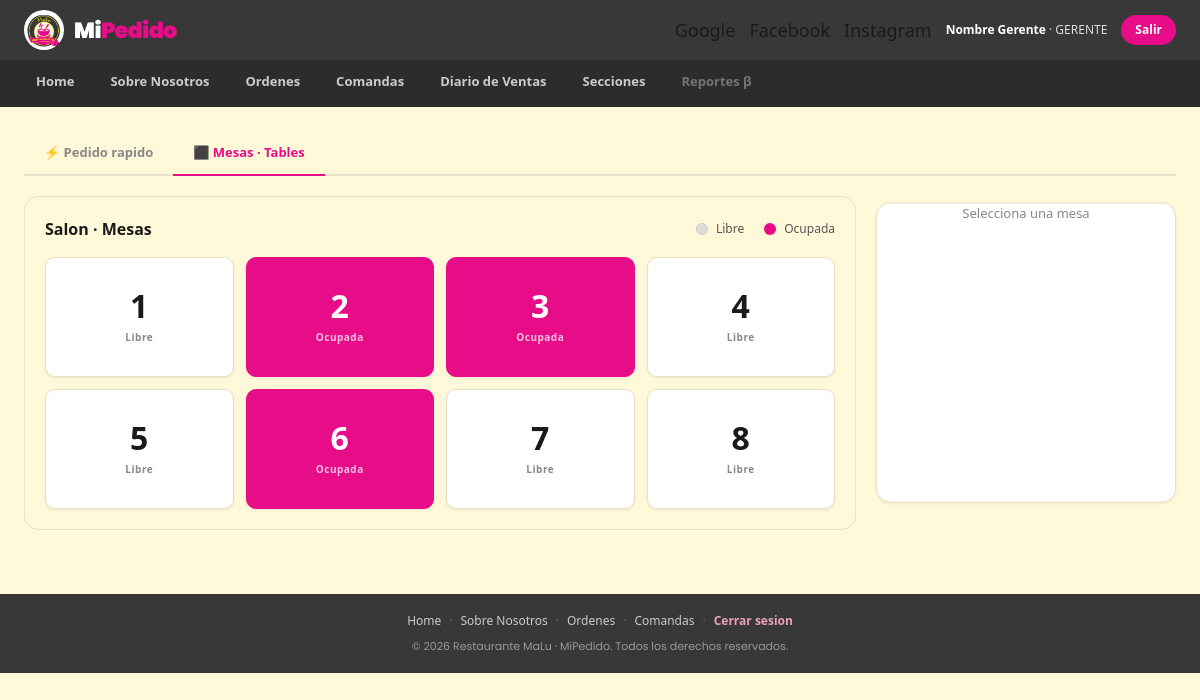
Screenshot of /php/pages/orders.php?vista=mesas (signed in) with the database file from the repository.
### tables this page shows
CREATE TABLE mesas (
  id_mesa    INT AUTO_INCREMENT PRIMARY KEY,
  numero     INT NOT NULL,
  capacidad  INT NOT NULL DEFAULT 4,
  estado     ENUM('libre','ocupada') NOT NULL DEFAULT 'libre'
);

### php/pages/orders.php (the view, shortened to what this page needs)
<?php
$idSeccion      = $_SESSION['idSeccion'] ?? 1;
$carritoRapido = $_SESSION['carritoRapido'] ?? [];
$vista     = $_GET['vista'] ?? 'rapido';
$catFiltro = $_GET['cat'] ?? null;
$q         = $_GET['q'] ?? null;
?>
<!DOCTYPE html>
<html lang="es">
<head>
    <link rel="stylesheet" href="<?= CSS_URL ?>main.css">
    <link rel="stylesheet" href="<?= CSS_URL ?>layout.css">
    <link rel="stylesheet" href="<?= CSS_URL ?>orders.css">
</head>
<body>
<?php require __DIR__ . '/../includes/header.php'; ?>
<main class="main-content" style="min-height:auto">
    <div class="view-tabs">
        <a class="view-tab <?= ($vista === 'rapido') ? 'active' : '' ?>" href="orders.php?vista=rapido">⚡ Pedido rapido</a>
        <a class="view-tab <?= ($vista === 'mesas') ? 'active' : '' ?>" href="orders.php?vista=mesas">⬛ Mesas · Tables</a>
    </div>
    <?php if ($vista === 'rapido'): ?>
    <?php
        $pdoL = getConnection();
        $psL = $pdoL->prepare(
            "SELECT id_pedido, origen, id_mesa, comensal, total, fecha_hora FROM pedidos
             WHERE estado='listo' AND cobrado=0 AND id_seccion=? ORDER BY fecha_hora"
        );
        $psL->execute([$idSeccion]);
        $listos = $psL->fetchAll();
    ?>
    <div class="card" style="margin-bottom:16px">
        <div class="page-subtitle" style="margin-bottom:8px;font-weight:700">🔔 Listos en cocina · esperando cobro</div>
        <div style="display:flex;flex-wrap:wrap;gap:10px">
        <?php if (empty($listos)): ?>
            <span class="text-muted text-xs">No hay pedidos listos pendientes de cobro.</span>
        <?php else: foreach ($listos as $rl):
            $origenLbl = ($rl['origen'] === 'mesa') ? ('Mesa ' . $rl['id_mesa'] . ' · ' . $rl['comensal']) : 'Pedido rapido';
        ?>
            <form method="post" action="orders.php" style="display:flex;align-items:center;gap:8px;background:var(--content-bg);border:1px solid var(--card-border);border-radius:8px;padding:8px 12px">
                <input type="hidden" name="accion" value="cobrarListo">
                <input type="hidden" name="vista" value="rapido">
                <input type="hidden" name="idPedido" value="<?= (int) $rl['id_pedido'] ?>">
                <span style="font-size:12px;font-weight:700">#<?= (int) $rl['id_pedido'] ?> · <?= htmlspecialchars($origenLbl) ?> · $<?= number_format($rl['total'], 2) ?></span>
                <select name="metodoPago" style="font-size:11px;padding:4px;border-radius:4px">
                    <option value="efectivo">Efectivo</option>
                    <option value="yappy">Yappy</option>
                    <option value="tarjeta">Tarjeta</option>
                </select>
                <button type="submit" class="btn-primary" style="font-size:11px;padding:6px 10px">Cobrar</button>
            </form>
        <?php endforeach; endif; ?>
        </div>
    </div>
    <div class="orders-layout">
        <section class="products-panel">
            <div class="orders-toprow">
                <form method="get" action="orders.php" class="search-bar" style="flex:1">
                    <input type="hidden" name="vista" value="rapido">
                    <span class="search-icon">🔍</span>
                    <input type="text" name="q" value="<?= htmlspecialchars($q ?? '') ?>" placeholder="Buscar producto...">
                </form>
                <span class="section-badge">Seccion: <?= htmlspecialchars($_SESSION['seccionNombre'] ?? '') ?></span>
            </div>
            <div class="bestsellers-row">
                <div class="row-label">Mas vendidos · <span style="font-weight:400;text-transform:none">tap para agregar</span></div>
                <div class="bestsellers-chips">
                <?php
                    $rsB = $pdoL->query("SELECT id_producto, nombre, precio FROM productos WHERE mas_vendido=1 AND activo=1");
                    foreach ($rsB->fetchAll() as $rb):
                ?>
                    <form method="post" action="orders.php" style="display:inline">
                        <input type="hidden" name="accion" value="addRapido">
                        <input type="hidden" name="vista" value="rapido">
                        <input type="hidden" name="idProducto" value="<?= (int) $rb['id_producto'] ?>">
                        <button type="submit" class="bestseller-chip" style="border:1px solid var(--card-border)">
                            <span><?= htmlspecialchars($rb['nombre']) ?></span>
                            <span class="chip-price">$<?= number_format($rb['precio'], 2) ?></span>
                        </button>
                    </form>
                <?php endforeach; ?>
                </div>
            </div>
            <div class="cat-tabs">
                <a class="cat-tab <?= ($catFiltro === null) ? 'active' : '' ?>" href="orders.php?vista=rapido">Todas</a>
                <?php
                    $psC = $pdoL->prepare("SELECT id_categoria, nombre FROM categorias ORDER BY (id_seccion = ?) DESC, id_categoria");
                    $psC->execute([$idSeccion]);
                    foreach ($psC->fetchAll() as $rc):
                        $activeCls = ((string) $rc['id_categoria'] === (string) $catFiltro) ? 'active' : '';
                ?>
                    <a class="cat-tab <?= $activeCls ?>" href="orders.php?vista=rapido&cat=<?= (int) $rc['id_categoria'] ?>"><?= htmlspecialchars($rc['nombre']) ?></a>
                <?php endforeach; ?>
            </div>
            <div class="product-grid">
                <?php
                    $sql = "SELECT p.id_producto, p.nombre, p.precio, p.emoji, sc.nombre AS subcat
                            FROM productos p
                            JOIN subcategorias sc ON p.id_subcategoria = sc.id_subcategoria
                            JOIN categorias c ON sc.id_categoria = c.id_categoria
                            WHERE p.activo = 1 ";
                    $params = [];
                    if ($catFiltro !== null && $catFiltro !== '') { $sql .= 'AND c.id_categoria = ? '; $params[] = (int) $catFiltro; }
                    if ($q !== null && trim($q) !== '')          { $sql .= 'AND p.nombre LIKE ? '; $params[] = '%' . trim($q) . '%'; }
                    $sql .= 'ORDER BY p.nombre';
                    $psP = $pdoL->prepare($sql);
                    $psP->execute($params);
                    $productos = $psP->fetchAll();
                    if (empty($productos)):
                ?>
                        <div style="grid-column:1/-1;color:var(--text-muted);padding:24px;text-align:center">Sin resultados</div>
                <?php else: foreach ($productos as $rp2): ?>
                    <form method="post" action="orders.php" style="display:contents">
                        <input type="hidden" name="accion" value="addRapido">
                        <input type="hidden" name="vista" value="rapido">
                        <input type="hidden" name="idProducto" value="<?= (int) $rp2['id_producto'] ?>">
                        <button type="submit" class="product-card" style="border:none;text-align:left;cursor:pointer">
                            <div class="product-img"><span style="font-size:32px"><?= $rp2['emoji'] ?></span></div>
                            <div class="product-body">
                                <div class="product-name"><?= htmlspecialchars($rp2['nombre']) ?></div>
                                <div class="product-price">$<?= number_format($rp2['precio'], 2) ?></div>
                                <div class="product-cat-badge"><?= htmlspecialchars($rp2['subcat']) ?></div>
                            </div>
                        </button>
                    </form>
                <?php endforeach; endif; ?>
            </div>
        </section>
        <aside class="ticket-panel">
            <div class="ticket-header">
                <div>
                    <div class="ticket-title">Comanda · Ticket</div>
                    <div class="ticket-num">Pedido rapido</div>
                </div>
                <form method="post" action="orders.php">
                    <input type="hidden" name="accion" value="clearRapido">
                    <input type="hidden" name="vista" value="rapido">
                    <button type="submit" class="btn-ghost" style="font-size:11px">Limpiar</button>
                </form>
            </div>
            <div class="ticket-items">
            <?php
                $totalRapido = 0;
                if (empty($carritoRapido)):
            ?>
                <div class="ticket-empty"><span>Sin productos</span><span class="text-muted text-xs">Toca un producto para agregar</span></div>
            <?php
                else:
                    $psT = $pdoL->prepare('SELECT nombre, precio FROM productos WHERE id_producto = ?');
                    foreach ($carritoRapido as $idProd => $cant):
                        $psT->execute([$idProd]);
                        $rt = $psT->fetch();
                        if ($rt):
                            $subtotal = $rt['precio'] * $cant;
                            $totalRapido += $subtotal;
            ?>
                <div class="ticket-item">
                    <div class="qty-control">
                        <form method="post" action="orders.php">
                            <input type="hidden" name="accion" value="qtyRapido">
                            <input type="hidden" name="vista" value="rapido">
                            <input type="hidden" name="idProducto" value="<?= (int) $idProd ?>">
                            <input type="hidden" name="delta" value="-1">
                            <button type="submit" class="qty-btn">−</button>
                        </form>
                        <span class="qty-val"><?= (int) $cant ?></span>
                        <form method="post" action="orders.php">
                            <input type="hidden" name="accion" value="qtyRapido">
                            <input type="hidden" name="vista" value="rapido">
                            <input type="hidden" name="idProducto" value="<?= (int) $idProd ?>">
                            <input type="hidden" name="delta" value="1">
                            <button type="submit" class="qty-btn">+</button>
                        </form>
                    </div>
                    <div class="ticket-item-info">
                        <div class="ticket-item-name"><?= htmlspecialchars($rt['nombre']) ?></div>
                        <div class="ticket-item-price">$<?= number_format($subtotal, 2) ?></div>
                    </div>
                </div>
            <?php
                        endif;
                    endforeach;
                endif;
            ?>
            </div>
            <form method="post" action="orders.php">
            <div class="ticket-note">
                <textarea name="nota" placeholder="Nota: termino medio, sin sal..." rows="2"></textarea>
            </div>
            <div class="ticket-total">
                <span>Total</span>
                <span class="total-amount">$<?= number_format($totalRapido, 2) ?></span>
            </div>
            <div class="payment-row">
                <span class="pay-label">Metodo de pago (solo para Cobrar)</span>
                <div class="pay-options">
                    <label class="pay-opt"><input type="radio" name="metodoPago" value="efectivo" checked><span>Efectivo</span></label>
                    <label class="pay-opt"><input type="radio" name="metodoPago" value="yappy"><span>Yappy</span></label>
                    <label class="pay-opt"><input type="radio" name="metodoPago" value="tarjeta"><span>Tarjeta</span></label>
                </div>
            </div>
            <input type="hidden" name="vista" value="rapido">
            <div class="ticket-actions">
                <button type="submit" name="accion" value="enviarRapido" class="btn-kitchen">Enviar a cocina</button>
                <button type="submit" name="accion" value="cobrarRapido" class="btn-charge">Cobrar · Charge</button>
            </div>
            </form>
        </aside>
    </div>
    <?php else: ?>
    <?php
        $mesaSel     = isset($_GET['mesaId']) ? (int) $_GET['mesaId'] : -1;
        $pdoM = getConnection();
    ?>
    <?php if ($mesaSel === -1): ?>
    <div class="tables-layout">
        <section class="tables-section">
            <div class="tables-container">
                <div class="tables-toprow">
                    <span class="tables-title">Salon · Mesas</span>
                    <div class="legend-row">
                        <span class="legend-item"><span class="table-dot free"></span> Libre</span>
                        <span class="legend-item"><span class="table-dot busy"></span> Ocupada</span>
                    </div>
                </div>
                <div class="tables-grid">
                <?php
                    $rsM = $pdoM->query('SELECT * FROM mesas ORDER BY numero');
                    foreach ($rsM->fetchAll() as $rm):
                        $ocupada = ($rm['estado'] === 'ocupada');
                ?>
                    <a href="orders.php?vista=mesas&mesaId=<?= (int) $rm['id_mesa'] ?>&comensal=C1" class="table-card <?= $ocupada ? 'busy' : '' ?>" style="text-decoration:none">
                        <div class="table-num"><?= (int) $rm['numero'] ?></div>
                        <div class="table-status"><?= $ocupada ? 'Ocupada' : 'Libre' ?></div>
                    </a>
                <?php endforeach; ?>
                </div>
            </div>
        </section>
        <aside class="mesa-detail">
            <div class="mesa-placeholder">Selecciona una mesa</div>
        </aside>
    </div>
    <?php endif; ?>
    <?php endif; ?>
</main>
<?php require __DIR__ . '/../includes/footer.php'; ?>
</body>
</html>

### rows the page displays
mesas: numero "1", estado "Libre"
mesas: numero "2", estado "Ocupada"
mesas: numero "3", estado "Ocupada"
mesas: numero "4", estado "Libre"
mesas: numero "5", estado "Libre"
mesas: numero "6", estado "Ocupada"
mesas: numero "7", estado "Libre"
mesas: numero "8", estado "Libre"

### other values shown
$nombreUser "Nombre Gerente"
$rolActual "GERENTE"
